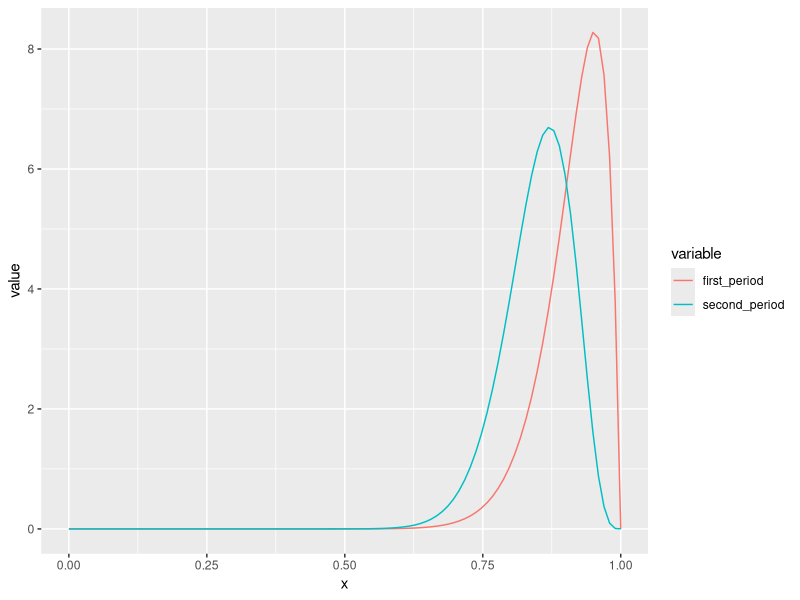

The R script that drew this image:
## ---- chunk 1
# Handle NA strings: https://stackoverflow.com/questions/24172111/change-the-blank-cells-to-na#24172277
data <-
  read.csv(file = 'Skate Metrics.csv', na.strings = c("", " ", "NA"))
head(data)

library(tidyr)
library(data.table)
str(data)

# as.Date : https://stackoverflow.com/questions/47230146/error-message-do-not-know-how-to-convert-dataframecol-to-class-date?rq=1
data$Date <- as.Date(data$Date, format = "%m/%d/%Y")

# Filling downward the Date and Trick column's values
# - This assumes we didn't manually fill them in for the same Date or Trick
data <- fill(data, c("Date", "Trick"), .direction = "down")
## ---- chunk 2
write.csv(data,
          "Skate Metrics - Base Data.csv",
          row.names = FALSE,
          quote = FALSE)
## ---- chunk 3
df = data.table(data)

# Order: https://stackoverflow.com/questions/12353820/sort-rows-in-data-table-in-decreasing-order-on-string-key-order-x-v-gives-er
data2 <-
  df[, .(sum(Outcome) / length(Outcome), sum(Outcome), length(Outcome)), by =
       c("Trick")][order(-V1)]
colnames(data2) # [1] "Trick" "V1"    "V2"    "V3"

setnames(
  data2,
  colnames(data2),
  c(
    "Trick",
    "Hits to Attempts Ratio",
    "Times Landed",
    "Num of Attempts"
  )
)

# data2[,c(1:3,5)]

data2

write.csv(data2,
          "Trick Hits to Attempts.csv",
          row.names = FALSE,
          quote = FALSE) # write summary to csv file

# Number of days of tricks recorded
length(unique(data$Date))

# Number of attempts in dataset
sum(data2[, 4])

# Nollie attempts before July 20, 2020
first_period_nollie <-
  df[Trick == "Nollie" &
       Date < "20-07-20", .(a = sum(Outcome), b = length(Outcome) - sum(Outcome))]
second_period_nollie <-
  df[Trick == "Nollie" &
       Date >= "20-07-20", .(a = sum(Outcome), b = length(Outcome) - sum(Outcome))]

### Not really sure what all this does
# : https://stackoverflow.com/questions/2564258/plot-two-graphs-in-same-plot-in-r/19039094#19039094

library(ggplot2)
library(reshape2)

# original data in a 'wide' format
x <- seq(0, 1, length = 100)
y1 <- dbeta(x, first_period_nollie$a, first_period_nollie$b)
y2 <- dbeta(x, second_period_nollie$a, second_period_nollie$b)
dff <- data.frame(x, first_period = y1, second_period = y2)

# melt the data to a long format
df2 <- melt(data = dff, id.vars = "x")

# plot, using the aesthetics argument 'colour'
ggplot(data = df2, aes(x = x, y = value, colour = variable)) + geom_line()

# qbeta(0.025,first_period_nollie$a,first_period_nollie$b)
# qbeta(0.975,first_period_nollie$a,first_period_nollie$b)
